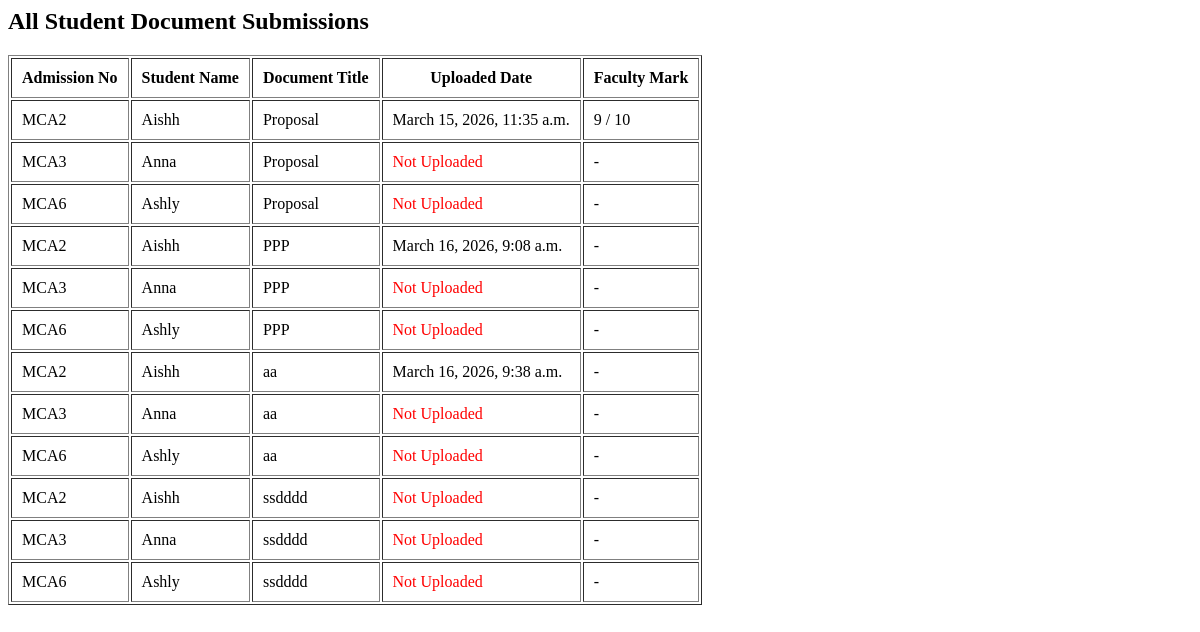
The app's page /WAdmin/document-submissions/, older data.
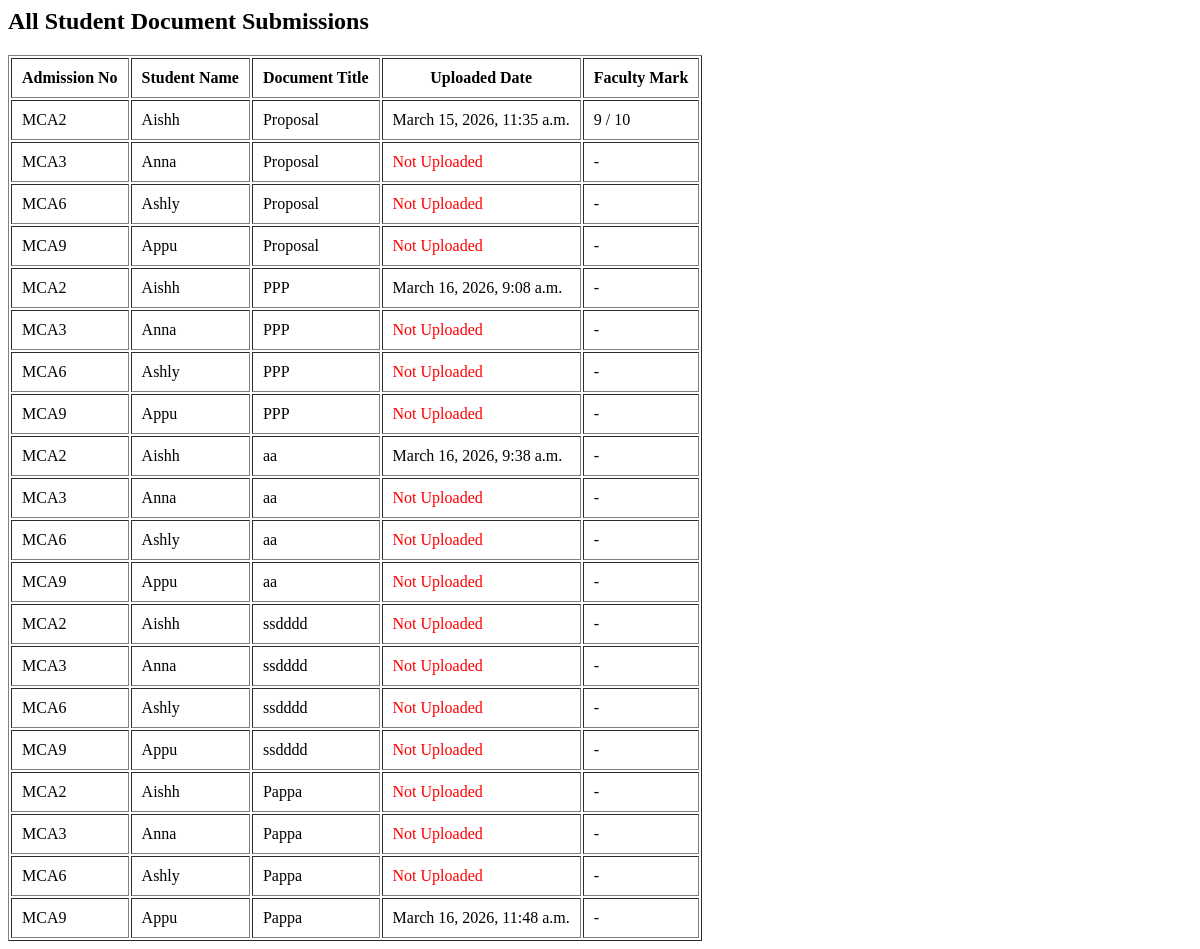
The same page, newer data.
### Admin/models.py (models this page shows, shortened)
class Student(models.Model):
    admission_number = models.CharField(max_length=30, unique=True)
    name = models.CharField(max_length=100)
    email = models.EmailField(unique=True)
    phone = models.CharField(max_length=15)
    department = models.CharField(max_length=50)
    course = models.CharField(max_length=10)  # BCA / MCA
    academic_batch = models.CharField(max_length=20)  # previously course_batch
    file_batch = models.CharField(max_length=5)  # A/B/C/D
    password = models.CharField(max_length=255)

class DocumentSchedule(models.Model):
    title = models.CharField(max_length=200)
    description = models.TextField()
    start_date = models.DateField()
    end_date = models.DateField()
    file_format = models.CharField(max_length=50)
    max_size = models.IntegerField()  # size in MB
    created_at = models.DateTimeField(auto_now_add=True)

### student/models.py (models this page shows)
class DocumentSubmission(models.Model):
    schedule = models.ForeignKey(DocumentSchedule, on_delete=models.CASCADE)
    student = models.ForeignKey(Student, on_delete=models.CASCADE)
    file = models.FileField(upload_to='documents/')
    submitted_at = models.DateTimeField(auto_now_add=True)
    faculty_mark = models.IntegerField(null=True, blank=True)
    faculty_remark = models.TextField(null=True, blank=True)

### Admin/views.py (the view)
# urls.py: path('document-submissions/', views.admin_view_document_submissions, name='admin_document_submissions'),
def admin_view_document_submissions(request):
    schedules = DocumentSchedule.objects.all()
    students = Student.objects.all()
    data = []
    for schedule in schedules:
        for student in students:
            submission = DocumentSubmission.objects.filter(
                student=student,
                schedule=schedule
            ).first()
            data.append({
                'student': student,
                'schedule': schedule,
                'submission': submission
            })
    return render(request,'Admin/view_document_submissions.html',{
        'data': data
    })

### Admin/templates/Admin/view_document_submissions.html
<h2>All Student Document Submissions</h2>
<table border="1" cellpadding="10">
  <tr>
    <th>Admission No</th>
    <th>Student Name</th>
    <th>Document Title</th>
    <th>Uploaded Date</th>
    <th>Faculty Mark</th>
  </tr>
  {% for row in data %}
  <tr>
    <td>{{ row.student.admission_number }}</td>
    <td>{{ row.student.name }}</td>
    <td>{{ row.schedule.title }}</td>
    <td>
      {% if row.submission %} {{ row.submission.submitted_at }} {% else %}
      <span style="color: red">Not Uploaded</span>
      {% endif %}
    </td>
    <td>
      {% if row.submission.faculty_mark %} {{ row.submission.faculty_mark }} /
      10 {% else %} - {% endif %}
    </td>
  </tr>
  {% endfor %}
</table>

Row changes from the older to the newer data that the page shows:
now on one of the page's lists (row unchanged): Student: student.admission_number "MCA2", student.name "Aishh", schedule "Pappa"
now on one of the page's lists (row unchanged): Student: student.admission_number "MCA3", student.name "Anna", schedule "Pappa"
now on one of the page's lists (row unchanged): Student: student.admission_number "MCA6", student.name "Ashly", schedule "Pappa"
added Student: student.admission_number "MCA9", student.name "Appu", schedule "Proposal", shows "Not Uploaded", schedule "PPP", schedule "aa", schedule "ssdddd", schedule "Pappa", submission.submitted_at "March 16, 2026, 11:48 a.m."
